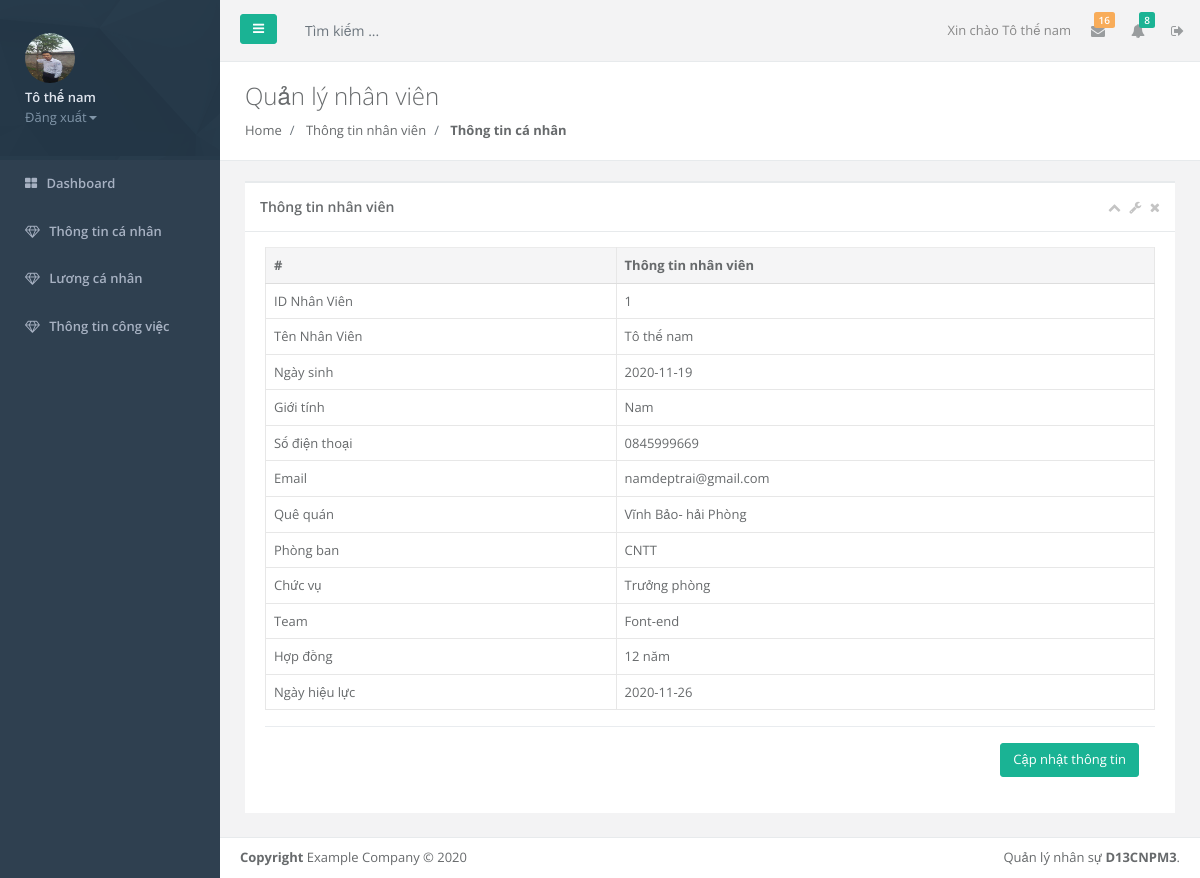
/Quanly/user/nhanvien.php (signed in), run on the app's committed database.
### tables this page shows
CREATE TABLE `nv` (
  `id_nv` int(11) NOT NULL,
  `username` varchar(50) DEFAULT NULL,
  `password` varchar(50) DEFAULT NULL,
  `image` varchar(50) DEFAULT NULL,
  `ten_nv` varchar(50) DEFAULT NULL,
  `ngay_sinh` date DEFAULT NULL,
  `gioi_tinh` varchar(50) DEFAULT NULL,
  `sdt` varchar(50) DEFAULT NULL,
  `email` varchar(255) DEFAULT NULL,
  `que` varchar(50) DEFAULT NULL,
  `phong_ban` varchar(50) DEFAULT NULL,
  `id_cvu` int(11) DEFAULT NULL,
  `id_team` int(11) DEFAULT NULL,
  `hop_dong` varchar(50) DEFAULT NULL,
  `ngay_hieu_luc` date DEFAULT NULL,
  `create_at` date NOT NULL,
  `update_at` date NOT NULL
);

CREATE TABLE `cv` (
  `id_cvu` int(11) NOT NULL,
  `ten_cv` varchar(50) NOT NULL,
  `hs_luong_cv` int(11) NOT NULL,
  `hs_l_tangca` int(11) NOT NULL,
  `phu_cap` int(11) NOT NULL,
  `create_at` date NOT NULL,
  `update_at` date NOT NULL
);

CREATE TABLE `team` (
  `id_team` int(11) NOT NULL,
  `ten_team` varchar(255) NOT NULL,
  `create_at` date DEFAULT NULL,
  `update_at` date DEFAULT NULL
);

### Quanly/session1.php (called while the page is built, shortened)
<?php
$session_id1=$_SESSION['id_nv'];
?>

### Quanly/user/nhanvien.php (the view)
<?php
    include_once('../layout/header1.php');
?>
<?php
require_once('../connect.php');
$result=mysqli_query($con,"select nv.id_nv,nv.ten_nv,nv.ngay_sinh,nv.gioi_tinh,nv.sdt,nv.email,nv.que,nv.phong_ban,cv.ten_cv,team.ten_team,nv.hop_dong,nv.ngay_hieu_luc FROM nv JOIN cv ON cv.id_cvu=nv.id_cvu JOIN team ON team.id_team=nv.id_team WHERE id_nv=".$data['id_nv']);
$data=mysqli_fetch_array($result);
?>
<div class="row wrapper border-bottom white-bg page-heading">
    <div class="col-lg-10">
        <h2>Quản lý nhân viên </h2>
        <ol class="breadcrumb">
            <li class="breadcrumb-item">
                <a href="master.php">Home</a>
            </li>
            <li class="breadcrumb-item">
                <a>Thông tin nhân viên</a>
            </li>
            <li class="breadcrumb-item active">
                <strong>Thông tin cá nhân</strong>
            </li>
        </ol>
    </div>
</div>
<div class="wrapper wrapper-content">
    <div class="row">
        <div class="col-lg-12">
                <div class="ibox ">
                <div class="ibox-title">
                    <h5> Thông tin nhân viên</h5>
                    <div class="ibox-tools">
                        <a class="collapse-link">
                            <i class="fa fa-chevron-up"></i>
                        </a>
                        <a class="dropdown-toggle" data-toggle="dropdown" href="#">
                            <i class="fa fa-wrench"></i>
                        </a>
                        <a class="close-link">
                            <i class="fa fa-times"></i>
                        </a>
                    </div>
                </div>
                <div class="ibox-content">
                    <table class="table table-bordered">
                        <thead>
                            <tr>
                                <th>#</th>
                                <th> Thông tin nhân viên</th>
                            </tr>
                        </thead>
                        <tbody>
                        <tr>
                             <td> ID Nhân Viên</td>
                             <td> <?php echo $data['id_nv']; ?> </td>
                            </tr>
                           <tr>
                             <td> Tên Nhân Viên</td>
                             <td> <?php echo $data['ten_nv']; ?> </td>
                            </tr>
                            <tr>
                             <td> Ngày sinh</td>
                             <td> <?php echo $data['ngay_sinh']; ?> </td>
                            </tr>
                            <tr>
                             <td> Giới tính</td>
                             <td> <?php echo $data['gioi_tinh']; ?> </td>
                            </tr>
                            <tr>
                             <td> Số điện thoại</td>
                             <td> <?php echo $data['sdt']; ?> </td>
                            </tr>
                            <tr>
                             <td> Email</td>
                             <td> <?php echo $data['email']; ?> </td>
                            </tr>
                            <tr>
                             <td> Quê quán</td>
                             <td> <?php echo $data['que']; ?> </td>
                            </tr>
                            <tr>
                             <td> Phòng ban</td>
                             <td> <?php echo $data['phong_ban']; ?> </td>
                            </tr>
                            <tr>
                             <td>Chức vụ</td>
                             <td> <?php echo $data['ten_cv']; ?> </td>
                            </tr>
                            <tr>
                             <td> Team</td>
                             <td> <?php echo $data['ten_team']; ?> </td>
                            </tr>
                            <tr>
                             <td> Hợp đồng</td>
                             <td> <?php echo $data['hop_dong']; ?> </td>
                            </tr>
                            <tr>
                             <td> Ngày hiệu lực</td>
                             <td> <?php echo $data['ngay_hieu_luc']; ?> </td>
                            </tr>
                        </tbody>
                    </table>
                    <div class="modal-footer">
                    <a type="button" class="btn btn-primary" href="cn_nvien.php">Cập nhật thông tin</a>
                        </div>
                </div>
                </div>
        </div>
    </div>
</div>
<?php
    include_once('../layout/footer.php');
?>

### Quanly/layout/header1.php (shortened to what this page needs)
<?php
require_once('../connect.php');
include('../session1.php');
$result=mysqli_query($con, "select * from nv where id_nv='$session_id1'")or die('Error In Session');
$data=mysqli_fetch_array($result);
 ?>
<!DOCTYPE html>
<html lang="en">
<head>
    <link href="../Assets/css/bootstrap.min.css" rel="stylesheet">
    <link href="../Assets/font-awesome/css/font-awesome.css" rel="stylesheet">
    <link href="../Assets/css/plugins/dataTables/datatables.min.css" rel="stylesheet">
    <link href="../Assets/css/animate.css" rel="stylesheet">
    <link href="../Assets/css/style.css" rel="stylesheet">
</head>
<body>
<div id="wrapper">
    <?php
        include('sidebar1.php')
    ?>
<div id="page-wrapper" class="gray-bg">
    <div class="row border-bottom">
        <?php
        include('navbar1.php')
        ?>
    </div>

### Quanly/layout/sidebar1.php (shortened to what this page needs)
<nav class="navbar-default navbar-static-side" role="navigation">
    <div class="sidebar-collapse">
        <ul class="nav metismenu" id="side-menu">
            <li class="nav-header">
                <div class="dropdown profile-element">
                    <a  href="../admin/thongtin.php"><img alt="image" class="rounded-circle" src="../Assets/image/<?php echo $data['image']; ?>" style="width:50px;height:50px"/></a>
                    <a data-toggle="dropdown" class="dropdown-toggle" href="#">
                        <span class="block m-t-xs font-bold"> <?php echo $data['ten_nv']; ?></span>
                        <span class="text-muted text-xs block">Đăng xuất<b class="caret"></b></span>
                    </a>
                </div>
            </li>
            <li><a href="trangchu.php"><i class="fa fa-th-large"></i> <span class="nav-label">Dashboard</a></li>
                <li><a href="nhanvien.php"><i class="fa fa-diamond"></i> <span class="nav-label">Thông tin cá nhân</a></li>
                <li><a href="luong_nv.php"> <i class="fa fa-diamond"></i> <span class="nav-label">Lương cá nhân</a></li>
            <li>
                <a href="cviec.php"><i class="fa fa-diamond"></i> <span class="nav-label">Thông tin công việc</span></a>
            </li>
        </ul>
    </div>
</nav>

### Quanly/layout/navbar1.php (shortened to what this page needs)
<nav class="navbar navbar-static-top" role="navigation" style="margin-bottom: 0">
        <div class="navbar-header">
            <a class="navbar-minimalize minimalize-styl-2 btn btn-primary " href="#"><i class="fa fa-bars"></i> </a>
            <form role="search" class="navbar-form-custom" action="#">
                <div class="form-group">
                    <input type="text" placeholder="   Tìm kiếm ..." class="form-control" name="top-search" id="top-search">
                </div>
            </form>
        </div>
            <ul class="nav navbar-top-links navbar-right">
                <li>
                    <span class="m-r-sm text-muted welcome-message">Xin chào <?php echo $data['ten_nv']; ?></span>
                </li>
                <li class="dropdown">
                    <a class="dropdown-toggle count-info" data-toggle="dropdown" href="#" aria-expanded="true">
                        <i class="fa fa-envelope"></i>  <span class="label label-warning">16</span>
                    </a>
                </li>
                <li class="dropdown">
                    <a class="dropdown-toggle count-info" data-toggle="dropdown" href="#">
                        <i class="fa fa-bell"></i>  <span class="label label-primary">8</span>
                    </a>
                </li>
                <li>
                    <a class="dropdown-toggle count-info" data-toggle="dropdown" href="#">
                    <i class="fa fa-sign-out"></i>
                    </a>
                </li>
        </ul>
    </nav>

### Quanly/layout/footer.php (shortened to what this page needs)
<div class="footer">
        <div class="float-right">
            Quản lý nhân sự <strong>D13CNPM3</strong>.
        </div>
        <div>
            <strong>Copyright</strong> Example Company &copy; 2020
        </div>
    </div>
</div>
</body>
</html>

### data on the page
nv: image (picture), ten_nv "Tô thế nam", id_nv "1", ngay_sinh "2020-11-19", gioi_tinh "Nam", sdt "0845999669", email "namdeptrai@gmail.com", que "Vĩnh Bảo- hải Phòng", phong_ban "CNTT", id_cvu.ten_cv "Trưởng phòng", id_team.ten_team "Font-end", hop_dong "12 năm", ngay_hieu_luc "2020-11-26"
